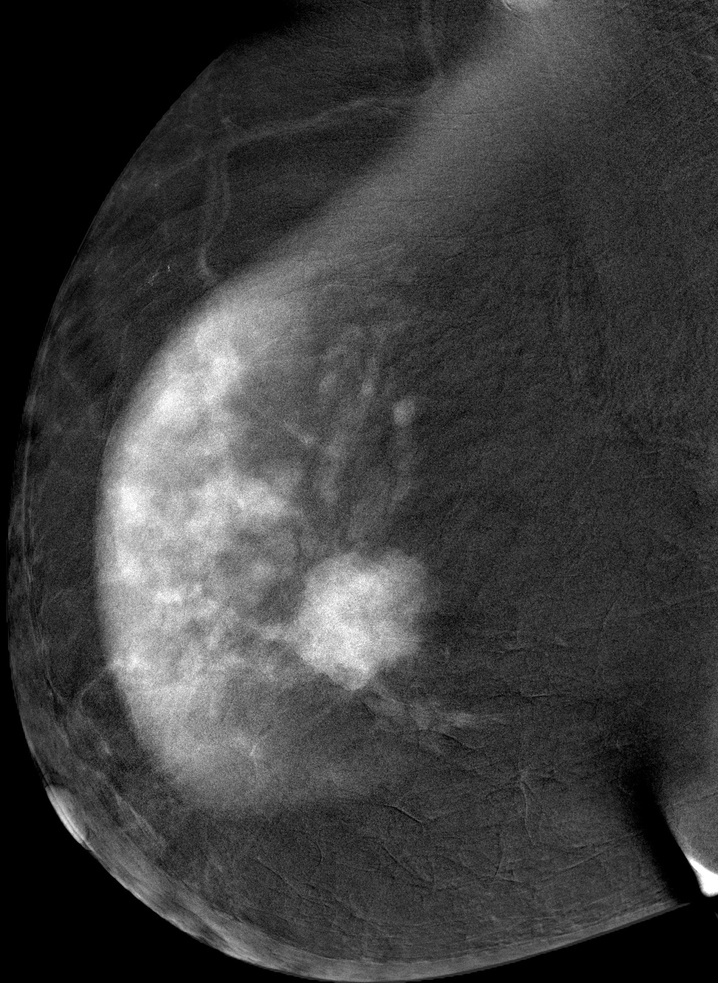
%> input picture program/sample_images/cdd-cancerous-1.jpg, 718 x 983 px, shrunk from 1858 x 2543 before the run
$ octave --eval "result = mammoFlip('program/sample_images/cdd-cancerous-1.jpg');"   (GNU Octave 9; MATLAB toolbox functions it lacks are replaced by stand-ins)
%> lines starting %> are read from the running program, lines starting %| are printed output that depends on the picture
function flippedIm = mammoFlip(img)
%> called with img = 'program/sample_images/cdd-cancerous-1.jpg'
I = imread(img);
%> I is the input picture: size 983x718 uint8; min 0, max 255, mean 61.4
I = im2gray(I);
[~,sz] = size(I);
%> sz = 718
middle = floor(sz/2);
%> middle = 359
left_border = I(:,1:middle);
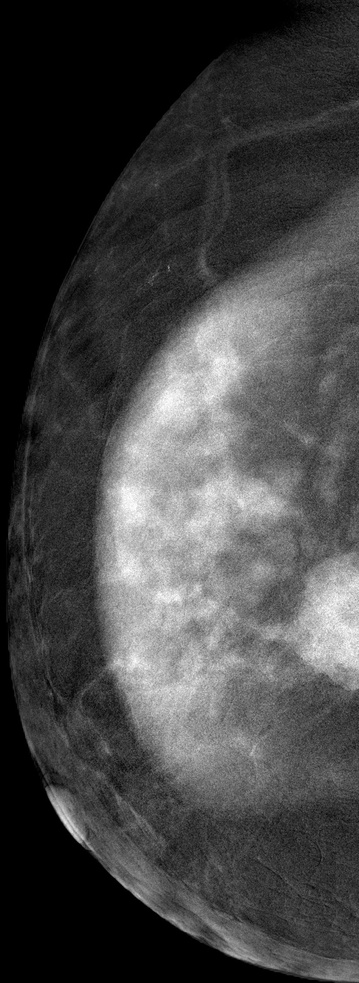
%> left_border: size 983x359 uint8; min 0, max 255, mean 68.8
right_border = I(:,(middle+1):end);
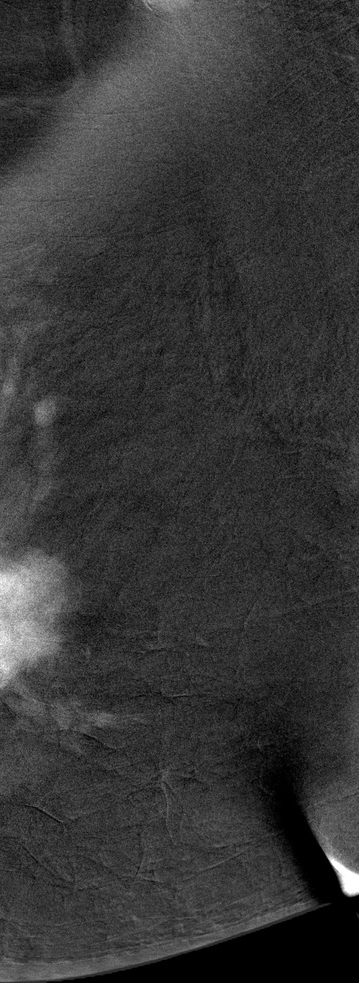
%> right_border: size 983x359 uint8; min 0, max 255, mean 54
left_sum = sum(left_border,'all');
%> left_sum = 24296011
right_sum = sum(right_border,'all');
%> right_sum = 19047276
if left_sum > right_sum
    flippedIm = fliplr(I);
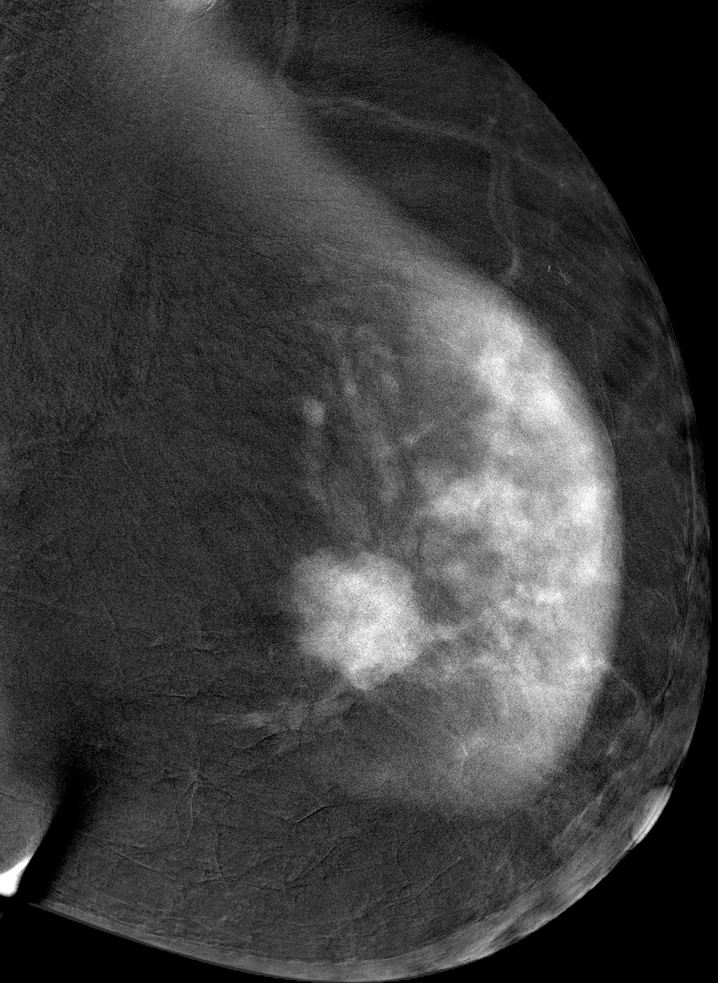
%> flippedIm: size 983x718 uint8; min 0, max 255, mean 61.4; mean of the top-left, top-right, bottom-left and bottom-right quarters 55.4, 54.1, 52.5, 83.6
else
    flippedIm = I;
end
end

$ run again, on program/sample_images/cdd-cancerous-2.jpg
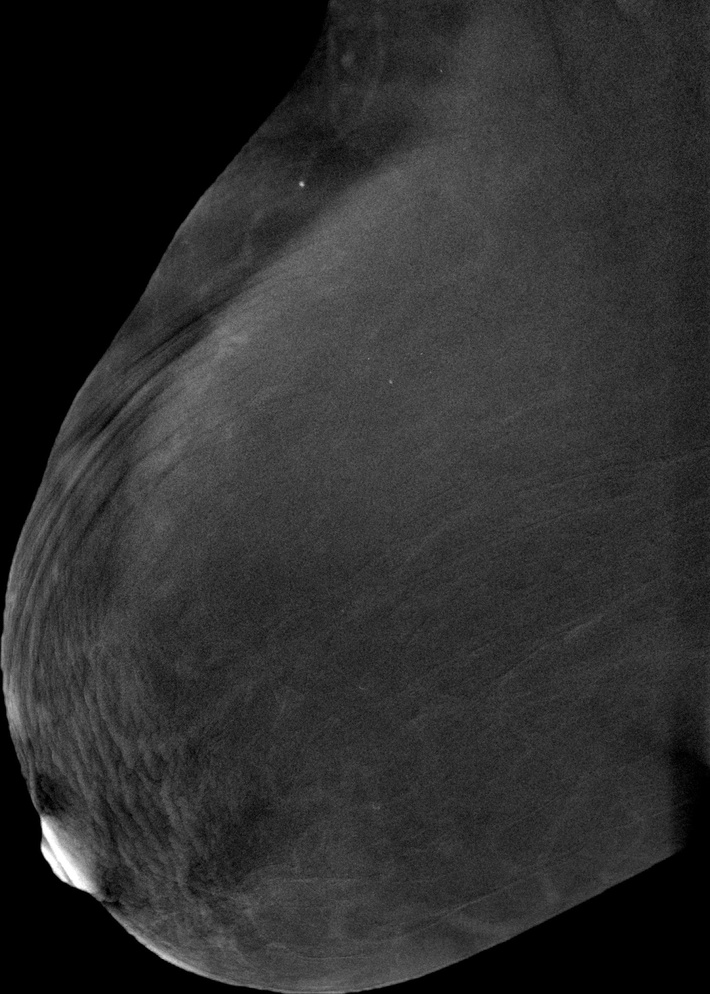
%> input picture program/sample_images/cdd-cancerous-2.jpg, 710 x 994 px, shrunk from 1491 x 2088 before the run
%> in mammoFlip, I is the input picture: size 994x710 uint8; min 0, max 255, mean 45.2
%> in mammoFlip, `left_border = I(:,1:middle);`:
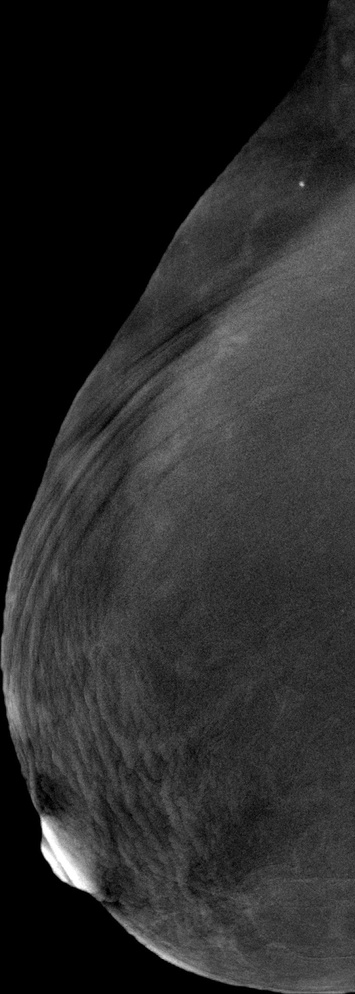
%> left_border: size 994x355 uint8; min 0, max 255, mean 41.9
%> in mammoFlip, `right_border = I(:,(middle+1):end);`:
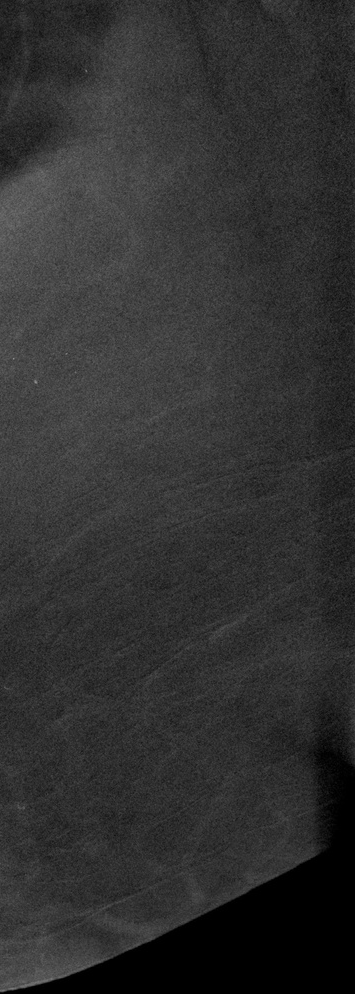
%> right_border: size 994x355 uint8; min 0, max 145, mean 48.6
%> left_sum = 14783373
%> right_sum = 17139248

$ run again, on program/sample_images/cdd-cancerous-3.jpg
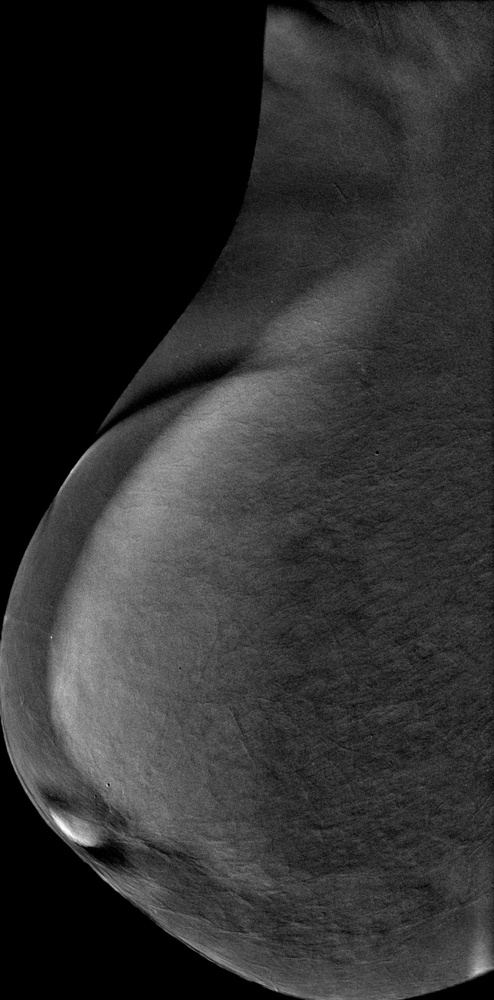
%> input picture program/sample_images/cdd-cancerous-3.jpg, 494 x 1000 px, shrunk from 1375 x 2785 before the run
%> in mammoFlip, I is the input picture: size 1000x494 uint8; min 0, max 255, mean 47
%> in mammoFlip, `left_border = I(:,1:middle);`:
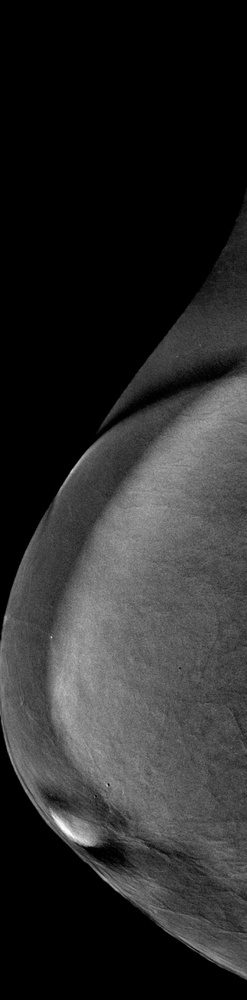
%> left_border: size 1000x247 uint8; min 0, max 255, mean 42.7
%> in mammoFlip, `right_border = I(:,(middle+1):end);`:
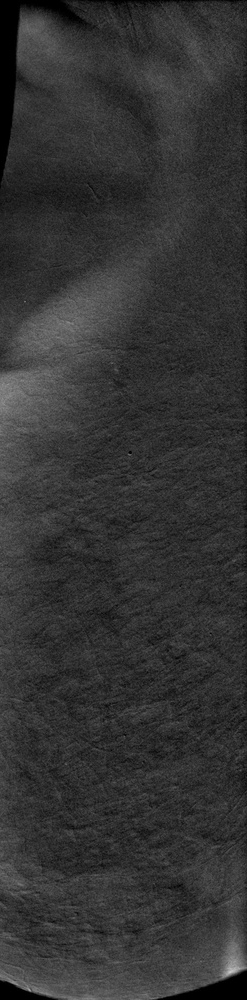
%> right_border: size 1000x247 uint8; min 0, max 202, mean 51.4
%> left_sum = 10545034
%> right_sum = 12689054

$ run again, on program/sample_images/cdd-non-cancerous-1.jpg
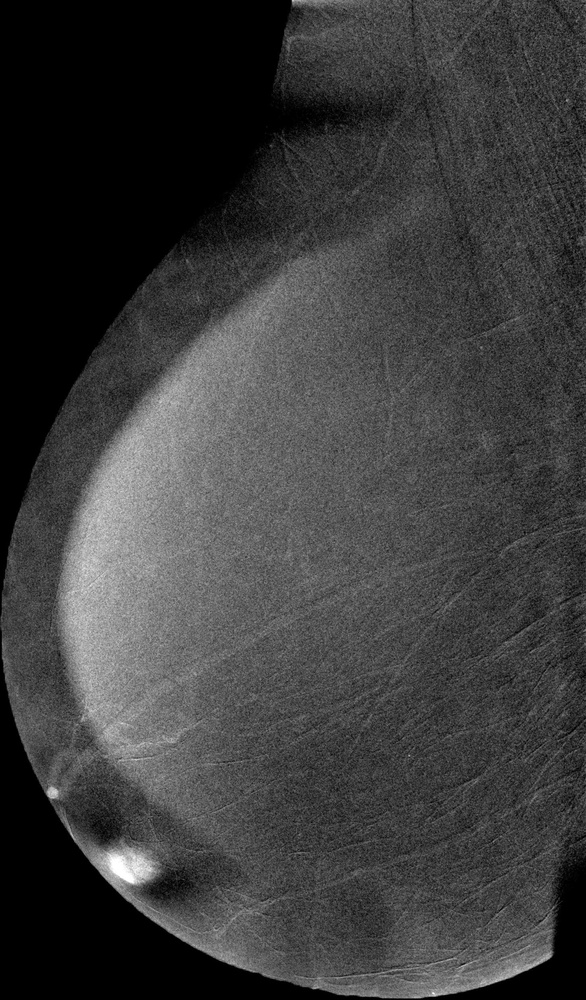
%> input picture program/sample_images/cdd-non-cancerous-1.jpg, 586 x 1000 px, shrunk from 1453 x 2479 before the run
%> in mammoFlip, I is the input picture: size 1000x586 uint8; min 0, max 255, mean 60.3
%> in mammoFlip, `left_border = I(:,1:middle);`:
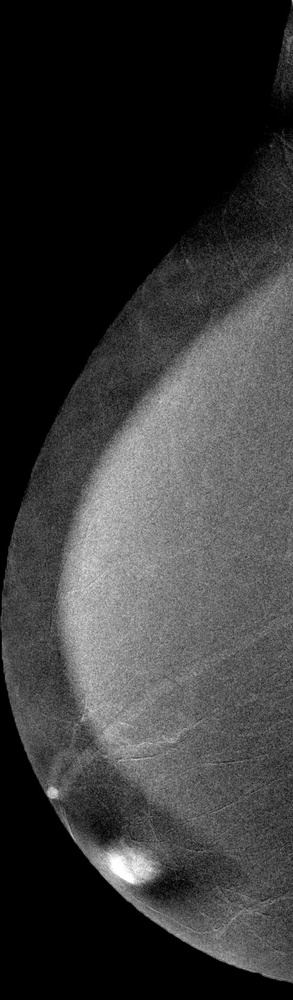
%> left_border: size 1000x293 uint8; min 0, max 255, mean 56.5
%> in mammoFlip, `right_border = I(:,(middle+1):end);`:
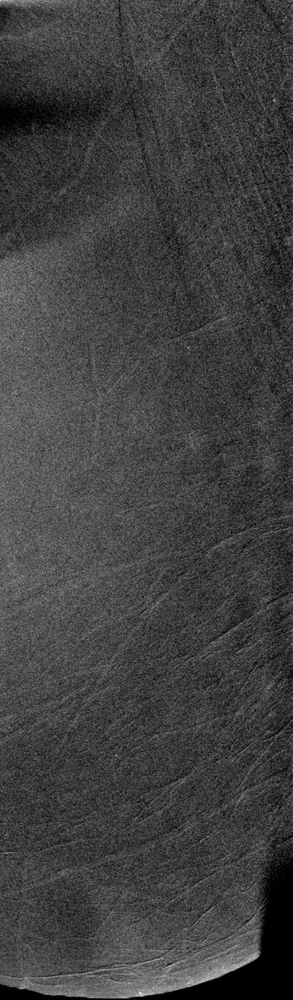
%> right_border: size 1000x293 uint8; min 0, max 254, mean 64.2
%> left_sum = 16554797
%> right_sum = 18804294
